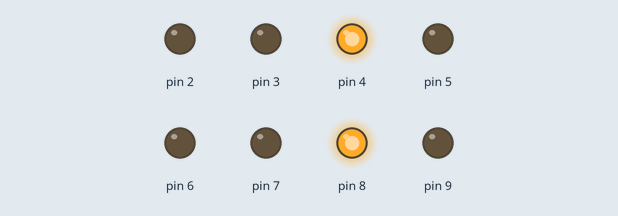
The sketch below on a simulated Arduino Uno, built with avr-gcc and run on an emulated ATmega328P. Parts: output pins drawn as LEDs (lit = HIGH).

Above: at 0.2 s.
At 1.7 s:
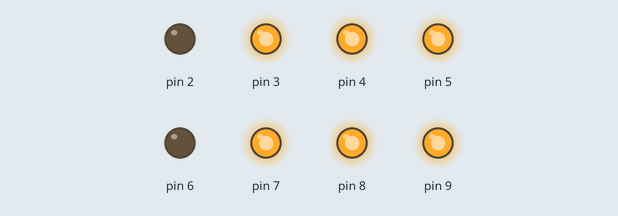
At 2.2 s:
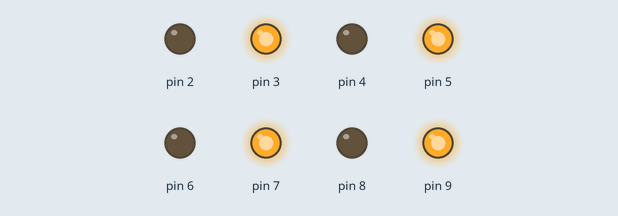
At 3.7 s:
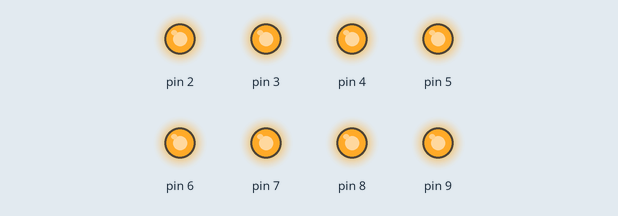
At 4.2 s:
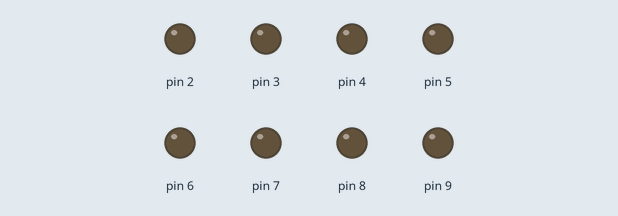
At 5.2 s:
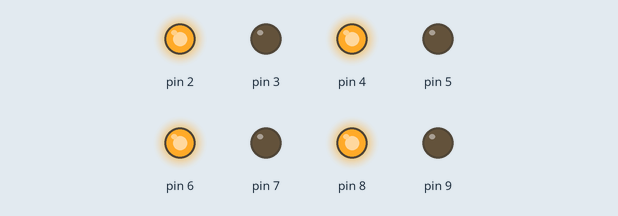
Timing chart, 0 to 5.9 s (numbered marks = the images above):
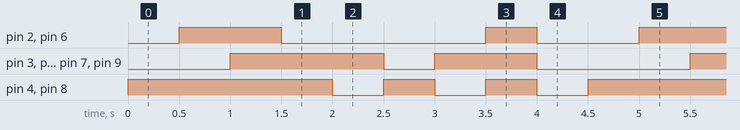

Measured:
- by itself, pin 2, pin 6: repeats every 4.5 s: LOW 2.0 s, HIGH 0.50 s, LOW 1.0 s, HIGH 1.0 s
- by itself, pin 3, pin 5, pin 7, pin 9: repeats every 4.5 s: LOW 0.50 s, HIGH 1.0 s, LOW 1.5 s, HIGH 1.5 s
- by itself, pin 4, pin 8: repeats every 4.5 s: 2 × (LOW 0.50 s, HIGH 0.50 s), LOW 0.50 s, HIGH 2.0 s

The sketch:

ledControl.ino
```cpp
/*
 * Number of LEDs taking a pin slot.
 */
const int NUMBER_OF_LEDS = 8;

/*
 * Available LED colors.
 */
typedef enum
{
  RED,
  GREEN,
  YELLOW
} Color;

typedef struct
{
  int pin;
  Color color;
} LightEmittingDiode;

LightEmittingDiode newLED(int pin, Color color)
{
  LightEmittingDiode led;
  led.pin = pin;
  led.color = color;
  return led;
}

LightEmittingDiode ledCollection[NUMBER_OF_LEDS];
const Color LED_COLORS[] = {YELLOW, RED, GREEN, RED, YELLOW, RED, GREEN, RED};

/*
 * Toggles an individual color on or off.
 */
void toggleColor(Color color, bool on)
{
  int i;
  for (i = 0; i < NUMBER_OF_LEDS; i++)
    if (ledCollection[i].color == color)
      digitalWrite(ledCollection[i].pin, on ? HIGH : LOW);
}

/*
 * Toggles an individual color exclusively on or off.
 */
void toggleExclusiveColor(Color color, bool on)
{
  toggleColor(color, on);
  int i;
  for (i = 0; i < NUMBER_OF_LEDS; i++)
    if (ledCollection[i].color != color)
      digitalWrite(ledCollection[i].pin, on ? LOW : HIGH);
}

/*
 * Toggles all LEDs on or off.
 */
void toggleAll(bool on)
{
  int i;
  for (i = 0; i < NUMBER_OF_LEDS; i++)
    digitalWrite(ledCollection[i].pin, on ? HIGH : LOW);
}

void setup()
{
  int i;
  for (i = 0; i < NUMBER_OF_LEDS; i++)
  {
    ledCollection[i] = newLED(i + 2, LED_COLORS[i]);
    pinMode(i + 2, OUTPUT);
  }
}

void loop()
{
  toggleColor(GREEN, true);
  delay(500);
  toggleColor(YELLOW, true);
  delay(500);
  toggleColor(RED, true);
  delay(500);
  toggleExclusiveColor(YELLOW, false);
  delay(500);
  toggleColor(GREEN, false);
  delay(500);
  toggleExclusiveColor(GREEN, true);
  delay(500);
  toggleExclusiveColor(RED, true);
  delay(500);
  toggleAll(true);
  delay(500);
  toggleAll(false);
  delay(500);
}
```
